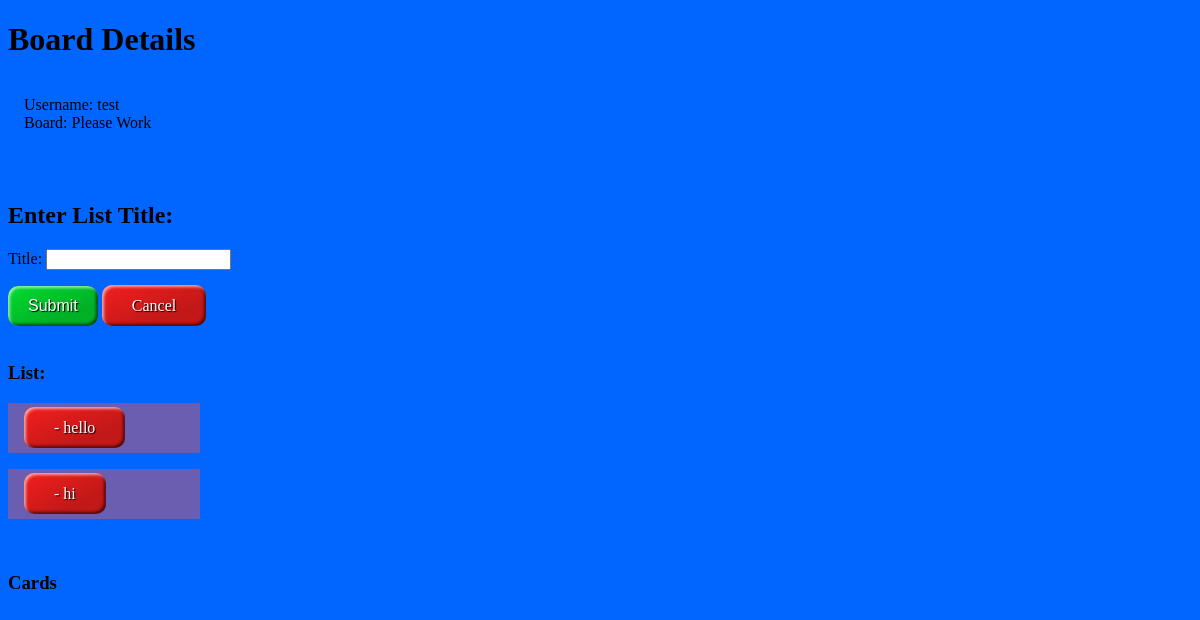
/list/14 (signed in), run on an earlier commit of the app's database.
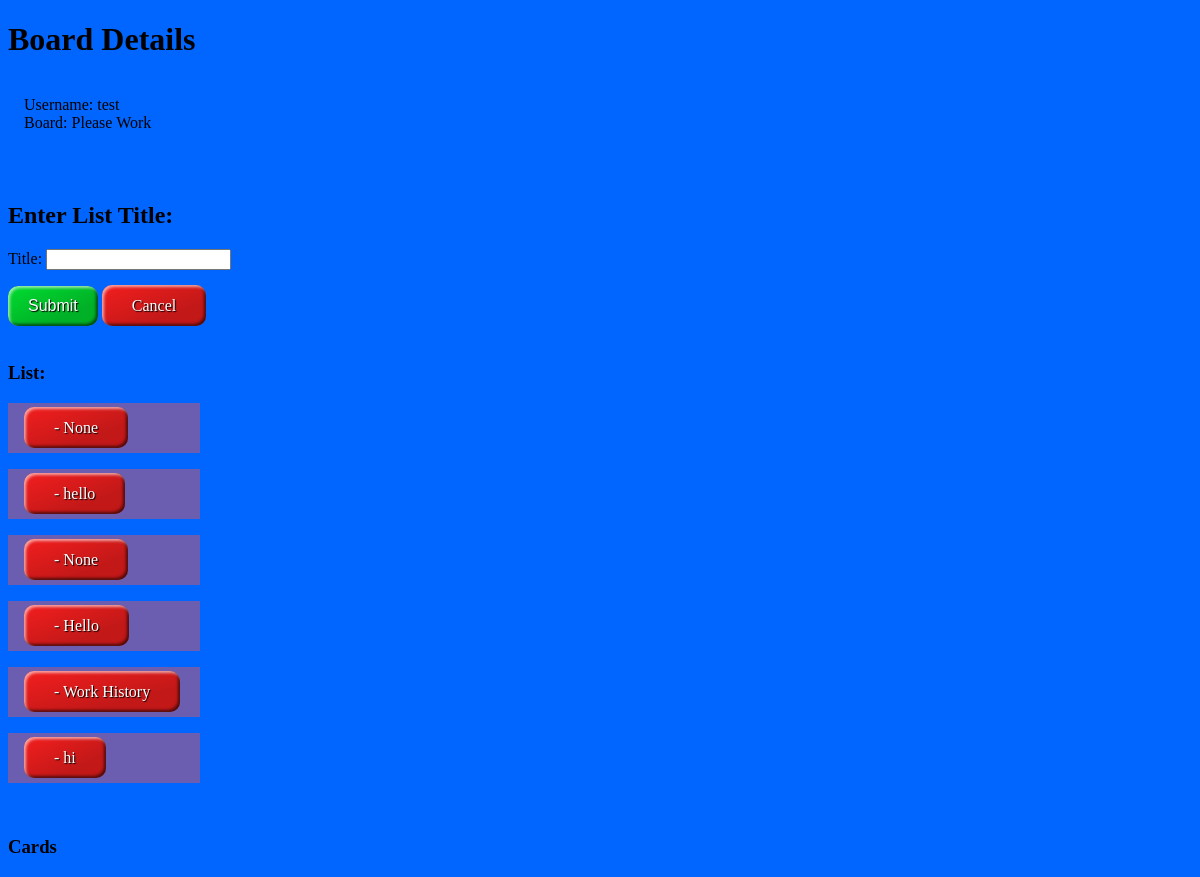
And on a later commit of the database.
### polls/models.py (models this page shows, shortened)
class List(models.Model):
    board = models.ForeignKey(Board, on_delete=models.CASCADE)
    title = models.CharField(max_length=65)

### polls/views.py (the view, shortened to what this page needs)
# urls.py: path("list/<id>", CreateListView.as_view(), name="list_create"),
class CreateListView(LoginRequiredMixin, CreateView):
    form_class = CreateListForm
    template_name = "boards/board/list.html"
    success_url = reverse_lazy("board")
    pk_url_kwarg = "id"
    def get_context_data(self, **kwargs):
        context = super().get_context_data(**kwargs)
        context['list_create'] = CreateListForm()
        id = self.kwargs['id']
        context['board'] = self.request.user.board_set.get(id=id)
        return context

### polls/forms.py
class CreateListForm(forms.ModelForm):
    class Meta:
        model = List
        fields = ['title']

### templates/boards/board/list.html (shortened to what this page needs)
<!DOCTYPE html> {% extends 'boards/board/board.html' %} {% block content %}
<html>
  <head>
  </head>
  <body>
    <div class="details">
      <h1>Board Details</h1>
      <p style="padding: 1rem;">
        Username: {{ board.username }}<br />
        Board: {{ board.title }}
      </p>
    </div>
    <br />
    <div class="enter">
      <h2>Enter List Title:</h2>
      <form class="create" action="" method="POST">
        {% csrf_token %} {{ list_create.as_p }}
        <input type="submit" value="Submit" /> <a href="/">Cancel</a>
      </form>
    </div>
    <br />
    <h3>List:</h3>
    <div>
      {% for list in board.list_set.all %}
      <p
        class="lists"
        style="
          background-color: hsl(249, 34%, 53%);
          padding: 1rem;
          max-width: 10rem;
        "
      >
        <a href="{% url 'board_detail' board.id %}">- {{ list.title }}</a>
      </p>
      {% endfor %}
    </div>
    <br />
    <h3>Cards</h3>
    {% endblock %}

What changed in the data, as far as the page shows it:
added List: title "None"
added List: title "None"
added List: title "Hello"
added List: title "Work History"
